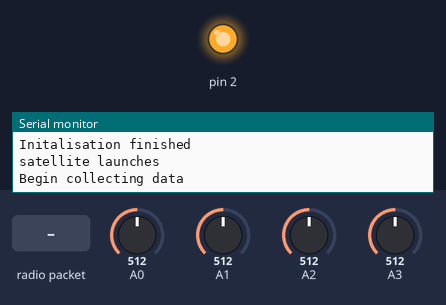
Bench run of a sketch on a simulated Arduino Pro Mini, built with avr-gcc and run on an emulated ATmega328P. Parts: output pins drawn as LEDs (lit = HIGH), the last lines printed to the serial monitor. The inputs (shaded band) are chosen by the test bench; at power-on: A0 = 512, A1 = 512, A2 = 512, A3 = 512. No radio packets arrive unless stated; pins used as bus, display or sensor lines are not drawn.

Above: at 2.6 s.
At 4.3 s:
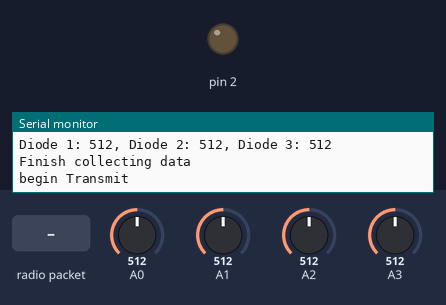
4.4 s: radio packet "d" arrives
7.2 s: radio packet "1" arrives
Timing chart, 0 to 10.2 s (numbered marks = the images above; inputs shaded):
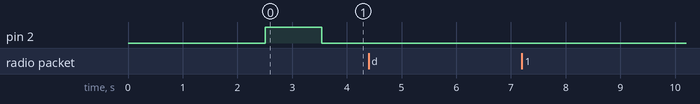

The sketch:

Beacon_Transmitter.ino
```cpp
/*
   This File is to run the inital three cycles of the initial beacon to check the power consumption

*/
#include <SPI.h>
#include <RH_RF95.h>
#include <LowPower.h>

// for Arduino Pro Mini with Red PCB or feather
#define RFM95_CS 10
#define RFM95_RST 4
#define RFM95_INT 2
#define RX_TIME 30000

/*
// for Arduino Pro Mini on the bread board
#define RFM95_CS 10
#define RFM95_RST 4
#define RFM95_INT 3
#define RX_TIME 2000
*/
char sat_Ident[] = "TravSat1"; //should it be alpha-numeric char or numbers????
int satBatVoltage = 0;
int solarPanelVoltage = 0;
int photoDiode1 = 0;
int photoDiode2 = 0;
int photoDiode3 = 0;
char radiopacket[50];
boolean launched = false;

// Change to 434.0 or other frequency, must match RX's freq!
#define RF95_FREQ 437.0

// Singleton instance of the radio driver
RH_RF95 rf95(RFM95_CS, RFM95_INT);


void setup()
{
  Serial.begin(9600);
  // the next lines doesn't start the testing until the serial monitor is opened.
  //while (!Serial) {
  //  delay(1);
  //}
  Serial.println("Initalisation Begins");
  pinMode(RFM95_RST, OUTPUT);
  pinMode(2,OUTPUT);
  digitalWrite(RFM95_RST, HIGH);

  // manual reset
  digitalWrite(RFM95_RST, LOW);
  delay(10);
  digitalWrite(RFM95_RST, HIGH);
  delay(10);

  while (!rf95.init()) {
    Serial.println("LoRa radio init failed");
    Serial.println("Uncomment '#define SERIAL_DEBUG' in RH_RF95.cpp for detailed debug info");
    while (1);
  }
  Serial.println("LoRa radio init OK!");

  // Defaults after init are 434.0MHz, modulation GFSK_Rb250Fd250, +13dbM
  if (!rf95.setFrequency(RF95_FREQ)) {
    Serial.println("setFrequency failed");
    while (1);
  }
  Serial.print("Set Freq to: "); Serial.println(RF95_FREQ);

  rf95.setTxPower(23, false);
  Serial.println("Initalisation finished");
}


void loop()
{
  if (launched == false)
  {
    Serial.println("satellite launches");
    launch(); //shuts down microcontroller for 4 seconds to represent 45 minutes after launch
    launched = true;
    Serial.begin(9600);
    delay(100);
  }

  Serial.println("Begin collecting data");
  collectData(); //collecting data - battery checks, check light sensing diode, current check
  Serial.println("Finish collecting data");

  Serial.println("begin Transmit");
  transmit();
  Serial.println("Transmission complete");

  // Now wait for a reply
  Serial.println("enter receive cycle");
  delay(10);
  recieve();
  Serial.println("finish receive cycle");
  delay(10);
  Serial.println("enter idle cycle");
  delay(10);
  idleBeacon();
  Serial.println("finish idle cycle");

}

void launch()
{
  rf95.sleep();
  Serial.flush();
  delay(100);
  for (int i = 0; i < 2; i++)
  {
    LowPower.powerSave(SLEEP_1S, ADC_OFF, BOD_OFF, TIMER2_OFF);
    //LowPower.idle(SLEEP_1S, ADC_OFF,TIMER4_OFF, TIMER3_OFF, TIMER1_OFF, TIMER0_OFF, SPI_OFF, USART1_OFF, TWI_OFF, USB_OFF); //for arduino feather 32u4
    //LowPower.idle(SLEEP_1S, ADC_OFF,TIMER2_OFF, TIMER1_OFF, TIMER0_OFF, SPI_OFF, USART0_OFF, TWI_OFF); //for arduino pro mini
    //LowPower.powerStandby(SLEEP_1S, ADC_OFF, BOD_OFF);

  }
  delay(100);
  rf95.setModeIdle();
  //USBDevice.attach();
  delay(100);
}

void transmit()
{
  delay(1000);
  sprintf(radiopacket,"ID: %s,BV: %d,SP: %d,D1, %d,D2: %d,D3: %d",sat_Ident,satBatVoltage,solarPanelVoltage,photoDiode1,photoDiode2,photoDiode3);
  delay(100);
  radiopacket[46] = 0;
  Serial.print("Sending: "); Serial.println(radiopacket);
  rf95.send((uint8_t *)radiopacket, 50);
  delay(10);
  rf95.waitPacketSent();
  delay(500);
}

void recieve()
{
  unsigned long timeStamp = millis();
  delay(10);
  do
  {
    if (rf95.available())
    {
      uint8_t buf[RH_RF95_MAX_MESSAGE_LEN];
      uint8_t len = sizeof(buf);

      if (rf95.recv(buf, &len))
      {
        Serial.print("Got: ");
        Serial.println((char*)buf);
        Serial.println("Doing something");
      }
      else
      {
        Serial.println("Receive failed");
      }
    }
  } while (millis() < timeStamp + RX_TIME);
}

void idleBeacon()
{
  rf95.sleep();
  delay(100);
  for (int i = 0; i < 240; i++)
  {
    //LowPower.powerSave(SLEEP_1S, ADC_OFF, BOD_OFF, TIMER2_OFF);
    //LowPower.idle(SLEEP_1S, ADC_OFF,TIMER4_OFF, TIMER3_OFF, TIMER1_OFF, TIMER0_OFF, SPI_OFF, USART1_OFF, TWI_OFF, USB_OFF); //for arduino feather 32u4
    LowPower.idle(SLEEP_1S, ADC_OFF,TIMER2_OFF, TIMER1_OFF, TIMER0_OFF, SPI_OFF, USART0_OFF, TWI_OFF); //for arduino pro mini
    //LowPower.powerStandby(SLEEP_1S, ADC_OFF, BOD_OFF);

  }
  delay(100);
  rf95.setModeIdle();
}

void collectData()
{
  digitalWrite(2,HIGH); //power for light sensing diodes
  delay(1000);

  int batRead=0;
  for(int i = 0;i<50;i++)
  {
  batRead = batRead + analogRead(A3);
  }
  satBatVoltage = batRead/50;
  Serial.print("Battery voltage is: "); Serial.println(satBatVoltage);

  solarPanelVoltage =  solarPanelVoltage+1;
  if ( solarPanelVoltage == 100)
  {
     solarPanelVoltage = 0;
  }
  Serial.print("Solar Panel Voltage: ");
  Serial.println(solarPanelVoltage);

  int diode1=0;
  int diode2=0;
  int diode3=0;
  for (int j=0;j<50;j++)
  {
  diode1 = diode1 + analogRead(A0);
  diode2 = diode2 + analogRead(A1);
  diode3 = diode3 + analogRead(A2);
  }
  photoDiode1 = diode1/50;
  photoDiode2 = diode2/50;
  photoDiode3 = diode3/50;

    Serial.print("Diode 1: ");
  Serial.print(photoDiode1);
    Serial.print(", Diode 2: ");
  Serial.print(photoDiode2);
    Serial.print(", Diode 3: ");
  Serial.println(photoDiode3);
  digitalWrite(2,LOW);
  delay(500);
}
```
